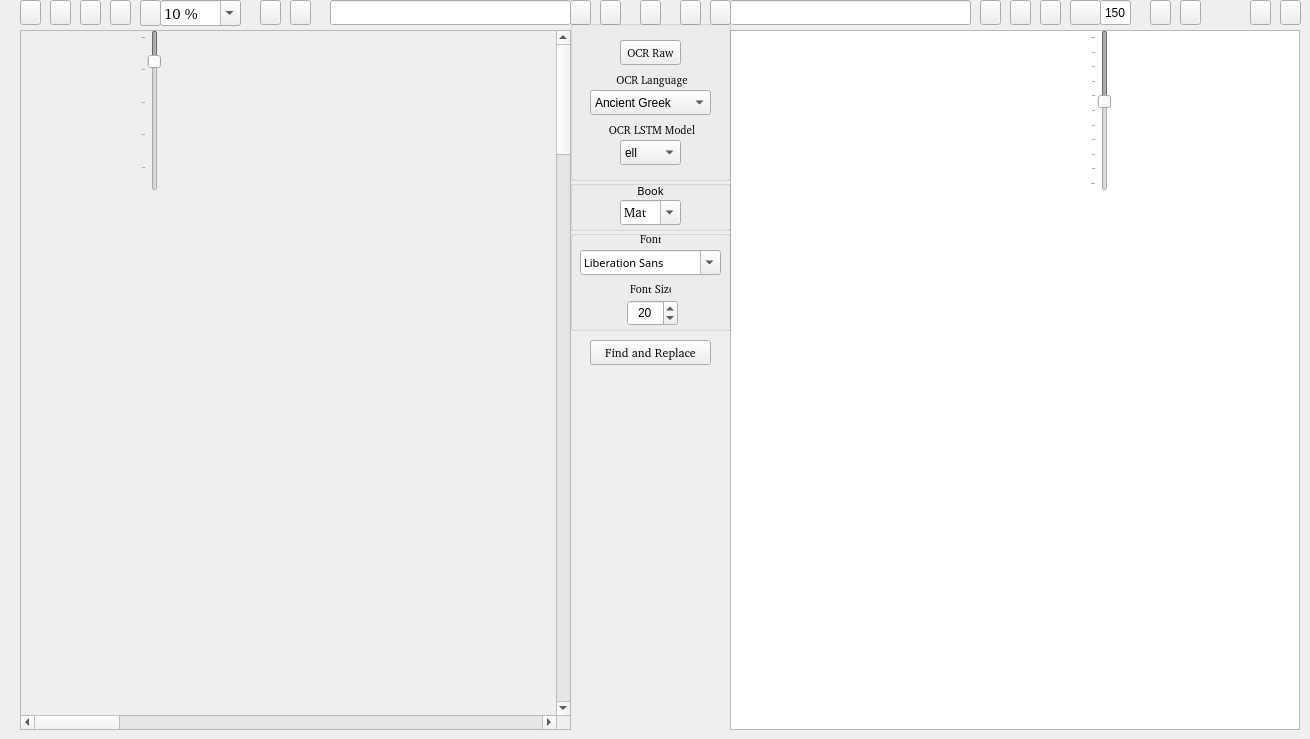
  <widget class="QWidget" name="centralwidget">
   <widget class="QScrollArea" name="ImagescrollArea">
    <property name="geometry">
     <rect>
      <x>20</x>
      <y>30</y>
      <width>551</width>
      <height>700</height>
     </rect>
    </property>
    <property name="sizePolicy">
     <sizepolicy hsizetype="Preferred" vsizetype="Preferred">
      <horstretch>0</horstretch>
      <verstretch>0</verstretch>
     </sizepolicy>
    </property>
    <property name="minimumSize">
     <size>
      <width>501</width>
      <height>600</height>
     </size>
    </property>
    <property name="widgetResizable">
     <bool>true</bool>
    </property>
    <property name="alignment">
     <set>Qt::AlignLeading|Qt::AlignLeft|Qt::AlignTop</set>
    </property>
    <widget class="QWidget" name="ImagescrollAreaWidgetContents">
     <property name="geometry">
      <rect>
       <x>0</x>
       <y>0</y>
       <width>3200</width>
       <height>4800</height>
      </rect>
     </property>
     <property name="sizePolicy">
      <sizepolicy hsizetype="Minimum" vsizetype="Minimum">
       <horstretch>0</horstretch>
       <verstretch>0</verstretch>
      </sizepolicy>
     </property>
     <property name="minimumSize">
      <size>
       <width>3200</width>
       <height>4800</height>
      </size>
     </property>
     <property name="sizeIncrement">
      <size>
       <width>0</width>
       <height>0</height>
      </size>
     </property>
     <property name="baseSize">
      <size>
       <width>520</width>
       <height>700</height>
      </size>
     </property>
     <widget class="QLabel" name="Image">
      <property name="geometry">
       <rect>
        <x>0</x>
        <y>2</y>
        <width>6800</width>
        <height>9600</height>
       </rect>
      </property>
      <property name="sizePolicy">
       <sizepolicy hsizetype="Expanding" vsizetype="Expanding">
        <horstretch>0</horstretch>
        <verstretch>0</verstretch>
       </sizepolicy>
      </property>
      <property name="minimumSize">
       <size>
        <width>3400</width>
        <height>4800</height>
       </size>
      </property>
      <property name="baseSize">
       <size>
        <width>520</width>
        <height>700</height>
       </size>
      </property>
      <property name="acceptDrops">
       <bool>true</bool>
      </property>
      <property name="text">
       <string/>
      </property>
      <property name="scaledContents">
       <bool>false</bool>
      </property>
      <property name="alignment">
       <set>Qt::AlignLeading|Qt::AlignLeft|Qt::AlignTop</set>
      </property>
     </widget>
    </widget>
   </widget>
   <widget class="QPushButton" name="OpenImageFilebutton">
    <property name="geometry">
     <rect>
      <x>20</x>
      <y>0</y>
      <width>21</width>
      <height>25</height>
     </rect>
    </property>
    <property name="font">
     <font>
      <family>FROMVS [MAXR]</family>
      <pointsize>8</pointsize>
      <weight>50</weight>
      <italic>false</italic>
      <bold>false</bold>
     </font>
    </property>
    <property name="toolTip">
     <string>Open current image</string>
    </property>
    <property name="text">
     <string/>
    </property>
    <property name="icon">
     <iconset resource="../UI_Icons.qrc">
      <normaloff>:/Icons/Icons/folder-open-image.png</normaloff>:/Icons/Icons/folder-open-image.png</iconset>
    </property>
   </widget>
   <widget class="QPushButton" name="imageScannerbutton">
    <property name="geometry">
     <rect>
      <x>50</x>
      <y>0</y>
      <width>21</width>
      <height>25</height>
     </rect>
    </property>
    <property name="toolTip">
     <string>Scan image</string>
    </property>
    <property name="text">
     <string/>
    </property>
    <property name="icon">
     <iconset resource="../UI_Icons.qrc">
      <normaloff>:/Icons/Icons/scanner.png</normaloff>:/Icons/Icons/scanner.png</iconset>
    </property>
   </widget>
   <widget class="QLineEdit" name="ImageLe">
    <property name="geometry">
     <rect>
      <x>330</x>
      <y>0</y>
      <width>241</width>
      <height>25</height>
     </rect>
    </property>
    <property name="toolTip">
     <string>Current image name</string>
    </property>
   </widget>
   <widget class="QPushButton" name="EditCorrectedTextbutton">
    <property name="geometry">
     <rect>
      <x>980</x>
      <y>0</y>
      <width>21</width>
      <height>25</height>
     </rect>
    </property>
    <property name="font">
     <font>
      <family>FROMVS [MAXR]</family>
      <pointsize>8</pointsize>
      <weight>50</weight>
      <italic>false</italic>
      <bold>false</bold>
     </font>
    </property>
    <property name="toolTip">
     <string>Open current text(.txt,.csv) file</string>
    </property>
    <property name="text">
     <string/>
    </property>
    <property name="icon">
     <iconset resource="../UI_Icons.qrc">
      <normaloff>:/Icons/Icons/folder-open-document-text.png</normaloff>:/Icons/Icons/folder-open-document-text.png</iconset>
    </property>
   </widget>
   <widget class="QPushButton" name="SaveAsOCRCorrTextbutton">
    <property name="geometry">
     <rect>
      <x>1250</x>
      <y>0</y>
      <width>21</width>
      <height>25</height>
     </rect>
    </property>
    <property name="font">
     <font>
      <family>FROMVS [MAXR]</family>
      <pointsize>8</pointsize>
      <weight>50</weight>
      <italic>false</italic>
      <bold>false</bold>
     </font>
    </property>
    <property name="toolTip">
     <string>Save current text file as...</string>
    </property>
    <property name="text">
     <string/>
    </property>
    <property name="icon">
     <iconset resource="../UI_Icons.qrc">
      <normaloff>:/Icons/Icons/disk-rename.png</normaloff>:/Icons/Icons/disk-rename.png</iconset>
    </property>
   </widget>
   <widget class="QPushButton" name="SaveOCRCorrTextbutton">
    <property name="geometry">
     <rect>
      <x>1280</x>
      <y>0</y>
      <width>21</width>
      <height>25</height>
     </rect>
    </property>
    <property name="font">
     <font>
      <family>FROMVS [MAXR]</family>
      <pointsize>8</pointsize>
      <weight>50</weight>
      <italic>false</italic>
      <bold>false</bold>
     </font>
    </property>
    <property name="toolTip">
     <string>Overwrite current text file</string>
    </property>
    <property name="text">
     <string/>
    </property>
    <property name="icon">
     <iconset resource="../UI_Icons.qrc">
      <normaloff>:/Icons/Icons/disk.png</normaloff>:/Icons/Icons/disk.png</iconset>
    </property>
   </widget>
   <widget class="QTextEdit" name="OCRText">
    <property name="geometry">
     <rect>
      <x>730</x>
      <y>30</y>
      <width>570</width>
      <height>700</height>
     </rect>
    </property>
    <property name="minimumSize">
     <size>
      <width>540</width>
      <height>600</height>
     </size>
    </property>
    <property name="font">
     <font>
      <family>FROMVS [MAXR]</family>
      <pointsize>8</pointsize>
      <weight>50</weight>
      <italic>false</italic>
      <bold>false</bold>
     </font>
    </property>
    <property name="acceptDrops">
     <bool>false</bool>
    </property>
   </widget>
   <widget class="QPushButton" name="Writerbutton">
    <property name="geometry">
     <rect>
      <x>1180</x>
      <y>0</y>
      <width>21</width>
      <height>25</height>
     </rect>
    </property>
    <property name="toolTip">
     <string>Edit current text(.txt) file with OpenOffice Writer</string>
    </property>
    <property name="text">
     <string/>
    </property>
    <property name="icon">
     <iconset resource="../UI_Icons.qrc">
      <normaloff>:/Icons/Icons/libreoffice-writer.png</normaloff>:/Icons/Icons/libreoffice-writer.png</iconset>
    </property>
   </widget>
   <widget class="QPushButton" name="reloadTextbutton">
    <property name="geometry">
     <rect>
      <x>710</x>
      <y>0</y>
      <width>21</width>
      <height>25</height>
     </rect>
    </property>
    <property name="toolTip">
     <string>Reload current text</string>
    </property>
    <property name="text">
     <string/>
    </property>
    <property name="icon">
     <iconset resource="../UI_Icons.qrc">
      <normaloff>:/Icons/Icons/reload-text.png</normaloff>:/Icons/Icons/reload-text.png</iconset>
    </property>
   </widget>
   <widget class="QPushButton" name="reloadImagebutton">
    <property name="geometry">
     <rect>
      <x>570</x>
      <y>0</y>
      <width>21</width>
      <height>25</height>
     </rect>
    </property>
    <property name="toolTip">
     <string>Reload current image</string>
    </property>
    <property name="text">
     <string/>
    </property>
    <property name="icon">
     <iconset resource="../UI_Icons.qrc">
      <normaloff>:/Icons/Icons/reload.png</normaloff>:/Icons/Icons/reload.png</iconset>
    </property>
   </widget>
   <widget class="QPushButton" name="MyPixlerbutton">
    <property name="geometry">
     <rect>
      <x>80</x>
      <y>0</y>
      <width>21</width>
      <height>25</height>
     </rect>
    </property>
    <property name="toolTip">
     <string>Edit images with Pixer</string>
    </property>
    <property name="text">
     <string/>
    </property>
    <property name="icon">
     <iconset resource="../UI_Icons.qrc">
      <normaloff>:/Icons/Icons/BiblionPixler1.png</normaloff>:/Icons/Icons/BiblionPixler1.png</iconset>
    </property>
   </widget>
   <widget class="QPushButton" name="Deskewbutton">
    <property name="geometry">
     <rect>
      <x>110</x>
      <y>0</y>
      <width>21</width>
      <height>25</height>
     </rect>
    </property>
    <property name="font">
     <font>
      <family>FROMVS [MAXR]</family>
      <pointsize>8</pointsize>
      <weight>50</weight>
      <italic>false</italic>
      <bold>false</bold>
     </font>
    </property>
    <property name="toolTip">
     <string>Deskew current image</string>
    </property>
    <property name="text">
     <string/>
    </property>
    <property name="icon">
     <iconset resource="../UI_Icons.qrc">
      <normaloff>:/Icons/Icons/deskew_clear.png</normaloff>:/Icons/Icons/deskew_clear.png</iconset>
    </property>
   </widget>
   <widget class="QPushButton" name="PrevImgButton">
    <property name="geometry">
     <rect>
      <x>260</x>
      <y>0</y>
      <width>21</width>
      <height>25</height>
     </rect>
    </property>
    <property name="toolTip">
     <string>Previous current image - !pair independent</string>
    </property>
    <property name="text">
     <string/>
    </property>
    <property name="icon">
     <iconset resource="../UI_Icons.qrc">
      <normaloff>:/Icons/Icons/back_image.png</normaloff>:/Icons/Icons/back_image.png</iconset>
    </property>
   </widget>
   <widget class="QPushButton" name="NextImgButton">
    <property name="geometry">
     <rect>
      <x>290</x>
      <y>0</y>
      <width>21</width>
      <height>25</height>
     </rect>
    </property>
    <property name="toolTip">
     <string>Next current image - !pair independent</string>
    </property>
    <property name="text">
     <string/>
    </property>
    <property name="icon">
     <iconset resource="../UI_Icons.qrc">
      <normaloff>:/Icons/Icons/forward_image.png</normaloff>:/Icons/Icons/forward_image.png</iconset>
    </property>
   </widget>
   <widget class="QPushButton" name="PrevTxtButton">
    <property name="geometry">
     <rect>
      <x>1010</x>
      <y>0</y>
      <width>21</width>
      <height>25</height>
     </rect>
    </property>
    <property name="toolTip">
     <string>Previous current text - !pair independent</string>
    </property>
    <property name="text">
     <string/>
    </property>
    <property name="icon">
     <iconset resource="../UI_Icons.qrc">
      <normaloff>:/Icons/Icons/back_text.png</normaloff>:/Icons/Icons/back_text.png</iconset>
    </property>
   </widget>
   <widget class="QPushButton" name="NextTxtButton">
    <property name="geometry">
     <rect>
      <x>1040</x>
      <y>0</y>
      <width>21</width>
      <height>25</height>
     </rect>
    </property>
    <property name="toolTip">
     <string>Next current text - !pair independent</string>
    </property>
    <property name="text">
     <string/>
    </property>
    <property name="icon">
     <iconset resource="../UI_Icons.qrc">
      <normaloff>:/Icons/Icons/forward_text.png</normaloff>:/Icons/Icons/forward_text.png</iconset>
    </property>
   </widget>
   <widget class="QPushButton" name="BothNextButton">
    <property name="geometry">
     <rect>
      <x>680</x>
      <y>0</y>
      <width>21</width>
      <height>25</height>
     </rect>
    </property>
    <property name="toolTip">
     <string>Next current image|text pair</string>
    </property>
    <property name="text">
     <string/>
    </property>
    <property name="icon">
     <iconset resource="../UI_Icons.qrc">
      <normaloff>:/Icons/Icons/ui-button-navigation.png</normaloff>:/Icons/Icons/ui-button-navigation.png</iconset>
    </property>
   </widget>
   <widget class="QPushButton" name="BothPrevButton">
    <property name="geometry">
     <rect>
      <x>600</x>
      <y>0</y>
      <width>21</width>
      <height>25</height>
     </rect>
    </property>
    <property name="toolTip">
     <string>Previous current image|text pair</string>
    </property>
    <property name="text">
     <string/>
    </property>
    <property name="icon">
     <iconset resource="../UI_Icons.qrc">
      <normaloff>:/Icons/Icons/ui-button-navigation-back.png</normaloff>:/Icons/Icons/ui-button-navigation-back.png</iconset>
    </property>
   </widget>
   <widget class="QPushButton" name="BothLoadButton">
    <property name="enabled">
     <bool>true</bool>
    </property>
    <property name="geometry">
     <rect>
      <x>640</x>
      <y>0</y>
      <width>21</width>
      <height>25</height>
     </rect>
    </property>
    <property name="font">
     <font>
      <family>FROMVS [MAXR]</family>
      <pointsize>8</pointsize>
      <weight>50</weight>
      <italic>false</italic>
      <bold>false</bold>
     </font>
    </property>
    <property name="toolTip">
     <string>Load current image|text pair</string>
    </property>
    <property name="text">
     <string/>
    </property>
    <property name="icon">
     <iconset resource="../UI_Icons.qrc">
      <normaloff>:/Icons/Icons/synchronize.png</normaloff>:/Icons/Icons/synchronize.png</iconset>
    </property>
   </widget>
   <widget class="QGroupBox" name="OCRgroupBox">
    <property name="geometry">
     <rect>
      <x>570</x>
      <y>20</y>
      <width>161</width>
      <height>161</height>
     </rect>
    </property>
    <property name="title">
     <string/>
    </property>
    <widget class="QComboBox" name="OCRlangComboBox">
     <property name="geometry">
      <rect>
       <x>20</x>
       <y>70</y>
       <width>121</width>
       <height>25</height>
      </rect>
     </property>
     <property name="toolTip">
      <string>Select OCR language</string>
     </property>
     <property name="locale">
      <locale language="English" country="UnitedStates"/>
     </property>
     <property name="editable">
      <bool>false</bool>
     </property>
     <item>
      <property name="text">
       <string>Ancient Greek</string>
      </property>
     </item>
     <item>
      <property name="text">
       <string>Middle Greek</string>
      </property>
     </item>
     <item>
      <property name="text">
       <string>Modern Greek</string>
      </property>
     </item>
     <item>
      <property name="text">
       <string>Hebrew</string>
      </property>
     </item>
     <item>
      <property name="text">
       <string>Latin</string>
      </property>
     </item>
    </widget>
    <widget class="QLabel" name="OCRlanglabel">
     <property name="geometry">
      <rect>
       <x>40</x>
       <y>50</y>
       <width>81</width>
       <height>20</height>
      </rect>
     </property>
     <property name="font">
      <font>
       <family>FROMVS [MAXR]</family>
       <pointsize>8</pointsize>
       <weight>50</weight>
       <italic>false</italic>
       <bold>false</bold>
      </font>
     </property>
     <property name="text">
      <string> OCR Language</string>
     </property>
     <property name="alignment">
      <set>Qt::AlignCenter</set>
     </property>
    </widget>
    <widget class="QLabel" name="OCRModellabel">
     <property name="geometry">
      <rect>
       <x>30</x>
       <y>100</y>
       <width>101</width>
       <height>20</height>
      </rect>
     </property>
     <property name="font">
      <font>
       <family>FROMVS [MAXR]</family>
       <pointsize>8</pointsize>
       <weight>50</weight>
       <italic>false</italic>
       <bold>false</bold>
      </font>
     </property>
     <property name="toolTip">
      <string>Select OCR LSTM model</string>
     </property>
     <property name="text">
      <string> OCR LSTM Model</string>
     </property>
     <property name="alignment">
      <set>Qt::AlignCenter</set>
     </property>
    </widget>
    <widget class="QComboBox" name="OCRModelComboBox">
     <property name="geometry">
      <rect>
       <x>50</x>
       <y>120</y>
       <width>61</width>
       <height>25</height>
      </rect>
     </property>
     <property name="toolTip">
      <string>Select OCR language model</string>
     </property>
     <property name="locale">
      <locale language="English" country="UnitedStates"/>
     </property>
     <property name="editable">
      <bool>false</bool>
     </property>
     <item>
      <property name="text">
       <string>ell</string>
      </property>
     </item>
     <item>
      <property name="text">
       <string>grc</string>
      </property>
     </item>
     <item>
      <property name="text">
       <string>feg</string>
      </property>
     </item>
     <item>
      <property name="text">
       <string>heb</string>
      </property>
     </item>
     <item>
      <property name="text">
       <string>feh</string>
      </property>
     </item>
     <item>
      <property name="text">
       <string>lat</string>
      </property>
     </item>
     <item>
      <property name="text">
       <string>fel</string>
      </property>
     </item>
    </widget>
    <widget class="QPushButton" name="OCRbutton">
     <property name="geometry">
      <rect>
       <x>50</x>
       <y>20</y>
       <width>61</width>
       <height>25</height>
      </rect>
     </property>
     <property name="font">
      <font>
       <family>FROMVS [MAXR]</family>
       <pointsize>8</pointsize>
       <weight>50</weight>
       <italic>false</italic>
       <bold>false</bold>
      </font>
     </property>
     <property name="toolTip">
      <string>OCR current image</string>
     </property>
     <property name="text">
      <string>OCR Raw</string>
     </property>
     <property name="icon">
      <iconset resource="../UI_Icons.qrc">
       <normaloff>:/Icons/Icons/ocr3.png</normaloff>:/Icons/Icons/ocr3.png</iconset>
     </property>
    </widget>
   </widget>
   <widget class="QLineEdit" name="TextLE">
    <property name="geometry">
     <rect>
      <x>730</x>
      <y>0</y>
      <width>241</width>
      <height>25</height>
     </rect>
    </property>
   </widget>
   <widget class="QGroupBox" name="SessiongroupBox">
    <property name="geometry">
     <rect>
      <x>570</x>
      <y>180</y>
      <width>161</width>
      <height>51</height>
     </rect>
    </property>
    <property name="title">
     <string/>
    </property>
    <widget class="QLabel" name="booklabel">
     <property name="geometry">
      <rect>
       <x>50</x>
       <y>0</y>
       <width>61</width>
       <height>21</height>
      </rect>
     </property>
     <property name="font">
      <font>
       <family>FROMVS</family>
       <pointsize>8</pointsize>
       <weight>50</weight>
       <italic>false</italic>
       <bold>false</bold>
      </font>
     </property>
     <property name="text">
      <string>Book</string>
     </property>
     <property name="alignment">
      <set>Qt::AlignCenter</set>
     </property>
    </widget>
    <widget class="QComboBox" name="bookComboBox">
     <property name="geometry">
      <rect>
       <x>50</x>
       <y>20</y>
       <width>61</width>
       <height>25</height>
      </rect>
     </property>
     <property name="font">
      <font>
       <family>FROMVS [MAXR]</family>
       <pointsize>10</pointsize>
       <weight>50</weight>
       <italic>false</italic>
       <bold>false</bold>
      </font>
     </property>
     <property name="toolTip">
      <string>Bible book current image|text directory</string>
     </property>
     <property name="editable">
      <bool>true</bool>
     </property>
     <item>
      <property name="text">
       <string>Mat</string>
      </property>
     </item>
     <item>
      <property name="text">
       <string>Mar</string>
      </property>
     </item>
     <item>
      <property name="text">
       <string>Luk</string>
      </property>
     </item>
     <item>
      <property name="text">
       <string>Joh</string>
      </property>
     </item>
     <item>
      <property name="text">
       <string>Act</string>
      </property>
     </item>
     <item>
      <property name="text">
       <string>Rom</string>
      </property>
     </item>
     <item>
      <property name="text">
       <string>1Co</string>
      </property>
     </item>
     <item>
      <property name="text">
       <string>2Co</string>
      </property>
     </item>
     <item>
      <property name="text">
       <string>Gal</string>
      </property>
     </item>
     <item>
      <property name="text">
       <string>Eph</string>
      </property>
     </item>
     <item>
      <property name="text">
       <string>Php</string>
      </property>
     </item>
     <item>
      <property name="text">
       <string>Col</string>
      </property>
     </item>
     <item>
      <property name="text">
       <string>1Th</string>
      </property>
     </item>
     <item>
      <property name="text">
       <string>2Th</string>
      </property>
     </item>
     <item>
      <property name="text">
       <string>1Ti</string>
      </property>
     </item>
     <item>
      <property name="text">
       <string>2Ti</string>
      </property>
     </item>
     <item>
      <property name="text">
       <string>Tit</string>
      </property>
     </item>
     <item>
      <property name="text">
       <string>Phm</string>
      </property>
     </item>
     <item>
      <property name="text">
       <string>Heb</string>
      </property>
     </item>
     <item>
      <property name="text">
       <string>Jas</string>
      </property>
     </item>
     <item>
      <property name="text">
       <string>1Pe</string>
      </property>
     </item>
     <item>
      <property name="text">
       <string>2Pe</string>
      </property>
     </item>
     <item>
      <property name="text">
       <string>1Jn</string>
      </property>
     </item>
     <item>
      <property name="text">
       <string>2Jn</string>
      </property>
     </item>
     <item>
      <property name="text">
       <string>3Jn</string>
      </property>
     </item>
     <item>
      <property name="text">
       <string>Jud</string>
      </property>
     </item>
     <item>
      <property name="text">
       <string>Rev</string>
      </property>
     </item>
    </widget>
   </widget>
   <widget class="QGroupBox" name="TextgroupBox">
    <property name="geometry">
     <rect>
      <x>570</x>
      <y>230</y>
      <width>161</width>
      <height>101</height>
     </rect>
    </property>
    <property name="title">
     <string/>
    </property>
    <widget class="QLabel" name="fontlabel">
     <property name="geometry">
      <rect>
       <x>70</x>
       <y>0</y>
       <width>21</width>
       <height>17</height>
      </rect>
     </property>
     <property name="font">
      <font>
       <family>FROMVS [MAXR]</family>
       <pointsize>8</pointsize>
       <weight>50</weight>
       <italic>false</italic>
       <bold>false</bold>
      </font>
     </property>
     <property name="text">
      <string>Font</string>
     </property>
    </widget>
    <widget class="QLabel" name="fontSizelabel">
     <property name="geometry">
      <rect>
       <x>60</x>
       <y>50</y>
       <width>41</width>
       <height>17</height>
      </rect>
     </property>
     <property name="font">
      <font>
       <family>FROMVS [MAXR]</family>
       <pointsize>8</pointsize>
       <weight>50</weight>
       <italic>false</italic>
       <bold>false</bold>
      </font>
     </property>
     <property name="text">
      <string>Font Size</string>
     </property>
    </widget>
    <widget class="QSpinBox" name="fontSizeBox">
     <property name="geometry">
      <rect>
       <x>57</x>
       <y>70</y>
       <width>51</width>
       <height>26</height>
      </rect>
     </property>
     <property name="toolTip">
      <string>Select font size</string>
     </property>
     <property name="alignment">
      <set>Qt::AlignCenter</set>
     </property>
     <property name="minimum">
      <number>6</number>
     </property>
     <property name="maximum">
      <number>30</number>
     </property>
     <property name="value">
      <number>20</number>
     </property>
    </widget>
    <widget class="QFontComboBox" name="fontComboBox">
     <property name="geometry">
      <rect>
       <x>10</x>
       <y>20</y>
       <width>141</width>
       <height>25</height>
      </rect>
     </property>
     <property name="font">
      <font>
       <family>FROMVS</family>
       <pointsize>8</pointsize>
       <weight>50</weight>
       <italic>false</italic>
       <bold>false</bold>
      </font>
     </property>
     <property name="toolTip">
      <string>Select font</string>
     </property>
    </widget>
   </widget>
   <widget class="QComboBox" name="ZoomComboBox">
    <property name="geometry">
     <rect>
      <x>160</x>
      <y>0</y>
      <width>81</width>
      <height>26</height>
     </rect>
    </property>
    <property name="sizePolicy">
     <sizepolicy hsizetype="Preferred" vsizetype="Preferred">
      <horstretch>0</horstretch>
      <verstretch>0</verstretch>
     </sizepolicy>
    </property>
    <property name="font">
     <font>
      <family>FROMVS [MAXR]</family>
      <pointsize>11</pointsize>
      <weight>50</weight>
      <italic>false</italic>
      <bold>false</bold>
     </font>
    </property>
    <property name="toolTip">
     <string>Select current image zoom</string>
    </property>
    <property name="inputMethodHints">
     <set>Qt::ImhNone</set>
    </property>
    <property name="editable">
     <bool>true</bool>
    </property>
    <property name="currentText">
     <string>10 %</string>
    </property>
    <property name="insertPolicy">
     <enum>QComboBox::NoInsert</enum>
    </property>
    <item>
     <property name="text">
      <string>10 %</string>
     </property>
    </item>
    <item>
     <property name="text">
      <string>25 %</string>
     </property>
    </item>
    <item>
     <property name="text">
      <string>50 %</string>
     </property>
    </item>
    <item>
     <property name="text">
      <string>100 %</string>
     </property>
    </item>
    <item>
     <property name="text">
      <string>200 %</string>
     </property>
    </item>
   </widget>
   <widget class="QPushButton" name="Zoombutton">
    <property name="enabled">
     <bool>true</bool>
    </property>
    <property name="geometry">
     <rect>
      <x>140</x>
      <y>0</y>
      <width>21</width>
      <height>26</height>
     </rect>
    </property>
    <property name="font">
     <font>
      <family>FROMVS [MAXR]</family>
      <pointsize>8</pointsize>
      <weight>50</weight>
      <italic>false</italic>
      <bold>false</bold>
     </font>
    </property>
    <property name="toolTip">
     <string>Zoom decorator</string>
    </property>
    <property name="text">
     <string/>
    </property>
    <property name="icon">
     <iconset resource="../UI_Icons.qrc">
      <normaloff>:/Icons/Icons/image-resize1.png</normaloff>:/Icons/Icons/image-resize1.png</iconset>
    </property>
   </widget>
   <widget class="QSlider" name="LHslider">
    <property name="enabled">
     <bool>false</bool>
    </property>
    <property name="geometry">
     <rect>
      <x>1090</x>
      <y>30</y>
      <width>21</width>
      <height>161</height>
     </rect>
    </property>
    <property name="toolTip">
     <string>Set current text line spacing</string>
    </property>
    <property name="minimum">
     <number>100</number>
    </property>
    <property name="maximum">
     <number>200</number>
    </property>
    <property name="singleStep">
     <number>2</number>
    </property>
    <property name="pageStep">
     <number>10</number>
    </property>
    <property name="value">
     <number>144</number>
    </property>
    <property name="sliderPosition">
     <number>144</number>
    </property>
    <property name="orientation">
     <enum>Qt::Vertical</enum>
    </property>
    <property name="invertedAppearance">
     <bool>true</bool>
    </property>
    <property name="tickPosition">
     <enum>QSlider::TicksAbove</enum>
    </property>
   </widget>
   <widget class="QLineEdit" name="LHlineEdit">
    <property name="geometry">
     <rect>
      <x>1100</x>
      <y>0</y>
      <width>31</width>
      <height>25</height>
     </rect>
    </property>
    <property name="toolTip">
     <string>Current text line spacing</string>
    </property>
    <property name="text">
     <string>150</string>
    </property>
    <property name="maxLength">
     <number>32767</number>
    </property>
    <property name="alignment">
     <set>Qt::AlignCenter</set>
    </property>
    <property name="placeholderText">
     <string>150</string>
    </property>
    <property name="clearButtonEnabled">
     <bool>false</bool>
    </property>
   </widget>
   <widget class="QPushButton" name="LHDialogtbutton">
    <property name="enabled">
     <bool>true</bool>
    </property>
    <property name="geometry">
     <rect>
      <x>1070</x>
      <y>0</y>
      <width>31</width>
      <height>25</height>
     </rect>
    </property>
    <property name="font">
     <font>
      <family>FROMVS [MAXR]</family>
      <pointsize>8</pointsize>
      <weight>50</weight>
      <italic>false</italic>
      <bold>false</bold>
     </font>
    </property>
    <property name="toolTip">
     <string>Enable line spacing slider</string>
    </property>
    <property name="text">
     <string/>
    </property>
    <property name="icon">
     <iconset resource="../UI_Icons.qrc">
      <normaloff>:/Icons/Icons/edit-line-spacing.png</normaloff>:/Icons/Icons/edit-line-spacing.png</iconset>
    </property>
   </widget>
   <widget class="QSlider" name="Zoomslider">
    <property name="enabled">
     <bool>false</bool>
    </property>
    <property name="geometry">
     <rect>
      <x>140</x>
      <y>30</y>
      <width>21</width>
      <height>161</height>
     </rect>
    </property>
    <property name="toolTip">
     <string>Set current text line spacing</string>
    </property>
    <property name="minimum">
     <number>10</number>
    </property>
    <property name="maximum">
     <number>100</number>
    </property>
    <property name="singleStep">
     <number>1</number>
    </property>
    <property name="pageStep">
     <number>20</number>
    </property>
    <property name="value">
     <number>25</number>
    </property>
    <property name="sliderPosition">
     <number>25</number>
    </property>
    <property name="orientation">
     <enum>Qt::Vertical</enum>
    </property>
    <property name="invertedAppearance">
     <bool>true</bool>
    </property>
    <property name="tickPosition">
     <enum>QSlider::TicksAbove</enum>
    </property>
   </widget>
   <widget class="QPushButton" name="MyWriterbutton">
    <property name="geometry">
     <rect>
      <x>1150</x>
      <y>0</y>
      <width>21</width>
      <height>25</height>
     </rect>
    </property>
    <property name="toolTip">
     <string>Edit current text(.txt) file with OpenOffice Writer</string>
    </property>
    <property name="text">
     <string/>
    </property>
    <property name="icon">
     <iconset resource="../UI_Icons.qrc">
      <normaloff>:/Icons/Icons/BiblionWriter.png</normaloff>:/Icons/Icons/BiblionWriter.png</iconset>
    </property>
   </widget>
   <widget class="QPushButton" name="FindReplacebutton">
    <property name="geometry">
     <rect>
      <x>590</x>
      <y>340</y>
      <width>121</width>
      <height>25</height>
     </rect>
    </property>
    <property name="font">
     <font>
      <family>FROMVS [MAXR]</family>
      <pointsize>9</pointsize>
      <weight>50</weight>
      <italic>false</italic>
      <bold>false</bold>
     </font>
    </property>
    <property name="text">
     <string>Find and Replace</string>
    </property>
    <property name="icon">
     <iconset resource="../UI_Icons.qrc">
      <normaloff>:/Icons/Icons/search.png</normaloff>:/Icons/Icons/search.png</iconset>
    </property>
   </widget>
  </widget>
